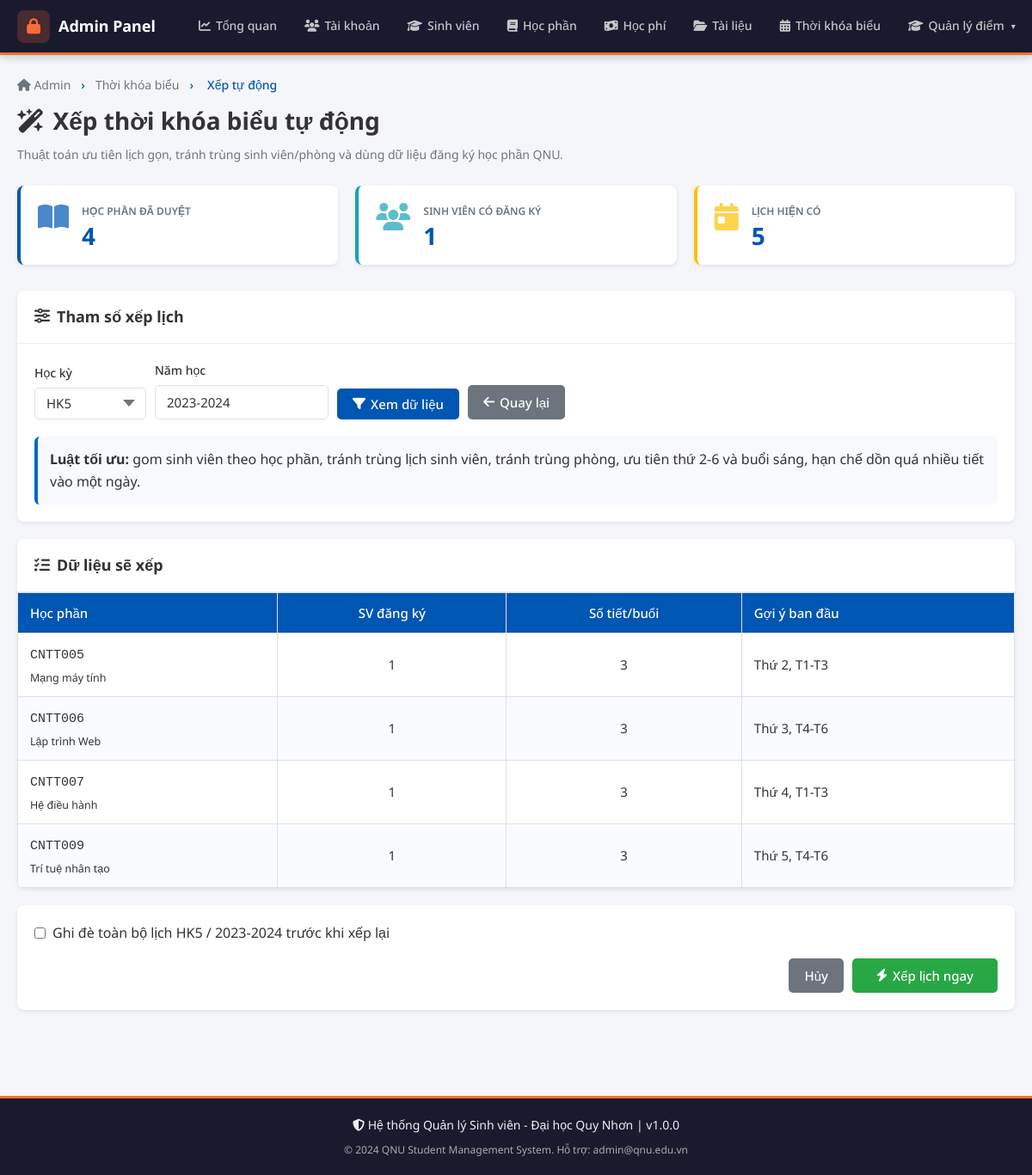
The app's page /admin/thoi_khoa_bieu/optimize.php (signed in) with its own data.
### tables this page shows
CREATE TABLE IF NOT EXISTS `hoc_phan` (
  `id` INT AUTO_INCREMENT PRIMARY KEY,
  `ma_hp` VARCHAR(20) NOT NULL UNIQUE,
  `ten_hp` VARCHAR(150) NOT NULL,
  `so_tin_chi` INT NOT NULL DEFAULT 3,
  `loai` ENUM('Bắt buộc','Tự chọn','Đại cương') DEFAULT 'Bắt buộc',
  `hoc_ky` INT NOT NULL DEFAULT 1,
  `nien_khoa` VARCHAR(20),
  `thu` TINYINT DEFAULT NULL COMMENT '2=Thứ 2, ..., 8=Chủ nhật',
  `tiet_bat_dau` TINYINT DEFAULT NULL,
  `so_tiet` TINYINT DEFAULT NULL,
  `phong_hoc` VARCHAR(50) DEFAULT NULL,
  `giang_vien` VARCHAR(100) DEFAULT NULL,
  `si_so_toi_da` INT DEFAULT 50,
  `si_so_hien_tai` INT DEFAULT 0,
  `ma_hp_tien_quyet` VARCHAR(20) DEFAULT NULL
);

### includes/session.php (called while the page is built, shortened)
<?php
function e(string $str): string {
    return htmlspecialchars($str, ENT_QUOTES, 'UTF-8');
}
function tenThu(int $thu): string {
    $map = [2=>'Thứ 2',3=>'Thứ 3',4=>'Thứ 4',5=>'Thứ 5',6=>'Thứ 6',7=>'Thứ 7',8=>'Chủ nhật'];
    return $map[$thu] ?? "Thứ $thu";
}
?>

### admin/thoi_khoa_bieu/optimize.php (the view, shortened to what this page needs)
<?php
require_once ROOT . '/includes/session.php';
$db = getDB();
$hocKy = max(1, min(8, (int)($_GET['hoc_ky'] ?? HOC_KY_HIEN_TAI)));
$namHoc = trim($_GET['nam_hoc'] ?? NAM_HOC_HIEN_TAI);
function optBlockLength(int $credits): int {
    return 3;
}
$stmt = $db->prepare("
    SELECT
        hp.id AS hoc_phan_id,
        hp.ma_hp,
        hp.ten_hp,
        hp.so_tin_chi,
        GROUP_CONCAT(dk.sinh_vien_id ORDER BY dk.sinh_vien_id) AS student_ids,
        COUNT(*) AS total_students
    FROM dang_ky_hp dk
    JOIN hoc_phan hp ON hp.id = dk.hoc_phan_id
    WHERE dk.hoc_ky = ?
      AND dk.nam_hoc = ?
      AND dk.trang_thai = 'Đã duyệt'
    GROUP BY hp.id, hp.ma_hp, hp.ten_hp, hp.so_tin_chi
    ORDER BY total_students DESC, hp.so_tin_chi DESC, hp.ma_hp ASC
");
$stmt->bind_param('is', $hocKy, $namHoc);
$stmt->execute();
$courseGroups = $stmt->get_result()->fetch_all(MYSQLI_ASSOC);
$existingCountStmt = $db->prepare('SELECT COUNT(*) AS total FROM thoi_khoa_bieu WHERE hoc_ky = ? AND nam_hoc = ?');
$existingCountStmt->bind_param('is', $hocKy, $namHoc);
$existingCountStmt->execute();
$existingCount = (int)$existingCountStmt->get_result()->fetch_assoc()['total'];
$studentCountStmt = $db->prepare("
    SELECT COUNT(DISTINCT sinh_vien_id) AS total
    FROM dang_ky_hp
    WHERE hoc_ky = ? AND nam_hoc = ? AND trang_thai = 'Đã duyệt'
");
$studentCountStmt->bind_param('is', $hocKy, $namHoc);
$studentCountStmt->execute();
$studentCount = (int)$studentCountStmt->get_result()->fetch_assoc()['total'];
$preview = [];
foreach ($courseGroups as $i => $course) {
    $len = optBlockLength((int)$course['so_tin_chi']);
    $day = 2 + ($i % 5);
    $start = ($i % 2 === 0) ? 1 : 4;
    $preview[] = [
        'ma_hp' => $course['ma_hp'],
        'ten_hp' => $course['ten_hp'],
        'students' => (int)$course['total_students'],
        'length' => $len,
        'hint' => tenThu($day) . ', T' . $start . '-T' . ($start + $len - 1),
    ];
}
require_once ROOT . '/includes/admin/header_admin.php';
?>
<?php require_once ROOT . '/includes/admin/navbar_admin.php'; ?>
<div class="admin-wrapper">
  <div class="admin-container">
    <div class="page-title fade-in">
      <div class="breadcrumb">
        <a href="<?= BASE_URL ?>/admin/dashboard.php"><i class="fas fa-home"></i> Admin</a>
        <span>›</span><a href="<?= BASE_URL ?>/admin/thoi_khoa_bieu/index.php">Thời khóa biểu</a>
        <span>›</span><span>Xếp tự động</span>
      </div>
      <h1><i class="fas fa-wand-magic-sparkles"></i> Xếp thời khóa biểu tự động</h1>
      <p>Thuật toán ưu tiên lịch gọn, tránh trùng sinh viên/phòng và dùng dữ liệu đăng ký học phần QNU.</p>
    </div>
    <div class="admin-grid fade-in">
      <div class="stat-card">
        <i class="fas fa-book-open"></i>
        <div>
          <h3>Học phần đã duyệt</h3>
          <div class="stat-value"><?= count($courseGroups) ?></div>
        </div>
      </div>
      <div class="stat-card" style="border-left-color:#17a2b8">
        <i class="fas fa-users" style="color:#17a2b8"></i>
        <div>
          <h3>Sinh viên có đăng ký</h3>
          <div class="stat-value"><?= $studentCount ?></div>
        </div>
      </div>
      <div class="stat-card" style="border-left-color:#ffc107">
        <i class="fas fa-calendar-day" style="color:#ffc107"></i>
        <div>
          <h3>Lịch hiện có</h3>
          <div class="stat-value"><?= $existingCount ?></div>
        </div>
      </div>
    </div>
    <div class="card fade-in">
      <div class="card-header">
        <h3><i class="fas fa-sliders"></i> Tham số xếp lịch</h3>
      </div>
      <div class="card-body" style="padding:20px">
        <form method="GET" class="action-bar" style="align-items:flex-end">
          <div class="form-group" style="margin:0;min-width:130px">
            <label>Học kỳ</label>
            <select name="hoc_ky" class="form-control">
              <?php for ($hk = 1; $hk <= 8; $hk++): ?>
                <option value="<?= $hk ?>" <?= $hocKy === $hk ? 'selected' : '' ?>>HK<?= $hk ?></option>
              <?php endfor; ?>
            </select>
          </div>
          <div class="form-group" style="margin:0;min-width:160px">
            <label>Năm học</label>
            <input type="text" name="nam_hoc" class="form-control" value="<?= e($namHoc) ?>">
          </div>
          <button type="submit" class="btn btn-primary"><i class="fas fa-filter"></i> Xem dữ liệu</button>
          <a href="<?= BASE_URL ?>/admin/thoi_khoa_bieu/index.php?hoc_ky=<?= $hocKy ?>&nam_hoc=<?= urlencode($namHoc) ?>" class="btn btn-secondary">
            <i class="fas fa-arrow-left"></i> Quay lại
          </a>
        </form>
        <div style="background:#f7f9fc;border-left:4px solid #0066cc;border-radius:6px;padding:14px;margin-top:14px">
          <strong>Luật tối ưu:</strong>
          gom sinh viên theo học phần, tránh trùng lịch sinh viên, tránh trùng phòng, ưu tiên thứ 2-6 và buổi sáng, hạn chế dồn quá nhiều tiết vào một ngày.
        </div>
      </div>
    </div>
    <?php if (!$courseGroups): ?>
      <div class="alert alert-info fade-in">
        <i class="fas fa-info-circle"></i>
        Chưa có đăng ký học phần đã duyệt cho HK<?= $hocKy ?> / <?= e($namHoc) ?>.
      </div>
    <?php else: ?>
      <div class="card fade-in">
        <div class="card-header">
          <h3><i class="fas fa-list-check"></i> Dữ liệu sẽ xếp</h3>
        </div>
        <div class="card-body" style="padding:0">
          <div class="table-wrap">
            <table>
              <thead>
                <tr>
                  <th>Học phần</th>
                  <th style="text-align:center">SV đăng ký</th>
                  <th style="text-align:center">Số tiết/buổi</th>
                  <th>Gợi ý ban đầu</th>
                </tr>
              </thead>
              <tbody>
                <?php foreach ($preview as $row): ?>
                  <tr>
                    <td><code><?= e($row['ma_hp']) ?></code><br><small><?= e($row['ten_hp']) ?></small></td>
                    <td style="text-align:center"><?= (int)$row['students'] ?></td>
                    <td style="text-align:center"><?= (int)$row['length'] ?></td>
                    <td><?= e($row['hint']) ?></td>
                  </tr>
                <?php endforeach; ?>
              </tbody>
            </table>
          </div>
        </div>
      </div>
      <div class="card fade-in">
        <div class="card-body" style="padding:20px">
          <form method="POST" onsubmit="return confirm('Bắt đầu xếp thời khóa biểu tự động?')">
            <label style="display:flex;align-items:center;gap:8px;margin-bottom:16px">
              <input type="checkbox" name="replace_existing" value="1">
              Ghi đè toàn bộ lịch HK<?= $hocKy ?> / <?= e($namHoc) ?> trước khi xếp lại
            </label>
            <div style="display:flex;gap:10px;justify-content:flex-end;flex-wrap:wrap">
              <a href="<?= BASE_URL ?>/admin/thoi_khoa_bieu/index.php?hoc_ky=<?= $hocKy ?>&nam_hoc=<?= urlencode($namHoc) ?>" class="btn btn-secondary">Hủy</a>
              <button type="submit" class="btn btn-success" style="padding:10px 28px">
                <i class="fas fa-bolt"></i> Xếp lịch ngay
              </button>
            </div>
          </form>
        </div>
      </div>
    <?php endif; ?>
  </div>
</div>
<?php require_once ROOT . '/includes/admin/footer_admin.php'; ?>
</body>
</html>

### assets/css/style.css (style rules this page uses)
:root { --primary: #0056B3; --primary-dark: #003d80; --primary-light: #e8f0fb; --bg: #F4F6F9; --white: #FFFFFF; --text: #333333; --text-muted: #6C757D; --success: #28A745; --danger: #DC3545; --warning: #FFC107; --info: #17A2B8; --border: #dee2e6; --shadow: 0 2px 8px rgba(0,0,0,.08); --shadow-md: 0 4px 16px rgba(0,0,0,.12); --radius: 8px; --radius-sm: 5px; --sidebar-w: 250px; --header-h: 64px; --transition: .1s ease; --font-sans: 'Noto Sans', 'Roboto', Arial, 'Helvetica Neue', sans-serif; }
*, *::before, *::after { box-sizing: border-box; margin: 0; padding: 0; }
html { scroll-behavior: smooth; }
body { font-family: var(--font-sans); font-size: 16px; color: var(--text); background: var(--bg); line-height: 1.6; text-rendering: optimizeLegibility; -webkit-font-smoothing: antialiased; -moz-osx-font-smoothing: grayscale; }
a { color: var(--primary); text-decoration: none; transition: color var(--transition); }
h1 { font-size: 26px; font-weight: 700; }
h3 { font-size: 18px; font-weight: 700; }
.btn { display: inline-flex; align-items: center; gap: 6px; padding: 8px 18px; font-size: 15px; font-family: var(--font-sans); font-weight: 500; border-radius: var(--radius-sm); border: none; cursor: pointer; transition: background var(--transition), transform .1s, box-shadow var(--transition); white-space: nowrap; }
.btn-primary { background: var(--primary); color: #fff; }
.btn-success { background: var(--success); color: #fff; }
.btn-secondary { background: #6C757D; color: #fff; }
.card { background: var(--white); border-radius: var(--radius); box-shadow: var(--shadow); overflow: hidden; }
.card-header { padding: 16px 20px; border-bottom: 1px solid var(--border); display: flex; align-items: center; justify-content: space-between; gap: 12px; }
.card-header h2, .card-header h3 { margin: 0; color: var(--primary); }
.card-body { padding: 20px; }
.table-wrap { overflow-x: auto; }
table { width: 100%; border-collapse: collapse; font-size: 15px; }
table th, table td { padding: 11px 14px; text-align: left; border: 1px solid var(--border); vertical-align: middle; }
table thead tr { background: var(--primary); color: #fff; }
table thead th { font-weight: 500; }
table tbody tr:nth-child(even) { background: #f9fbff; }
.form-group { margin-bottom: 18px; }
.form-group label { display: block; font-size: 14px; font-weight: 500; margin-bottom: 6px; color: var(--text); }
.form-control { width: 100%; padding: 9px 13px; font-size: 15px; font-family: var(--font-sans); color: var(--text); background: var(--white); border: 1.5px solid var(--border); border-radius: var(--radius-sm); transition: border-color var(--transition), box-shadow var(--transition); outline: none; }
.form-control::placeholder { color: var(--text-muted); }
select.form-control { appearance: none; background-repeat: no-repeat; background-position: right 12px center; padding-right: 32px; }
.page-title { margin-bottom: 22px; }
.page-title h1 { color: var(--primary); font-size: 24px; margin-bottom: 4px; }
.page-title p { color: var(--text-muted); font-size: 14px; }
.page-title .breadcrumb { display: flex; gap: 8px; font-size: 14px; color: var(--text-muted); margin-bottom: 8px; }
.page-title .breadcrumb a { color: var(--text-muted); }
.page-title .breadcrumb span { color: var(--primary); font-weight: 500; }
.stat-card { background: var(--white); border-radius: var(--radius); padding: 20px; box-shadow: var(--shadow); display: flex; align-items: center; gap: 16px; border-left: 4px solid transparent; transition: transform var(--transition), box-shadow var(--transition); }
.stat-value { font-size: 26px; font-weight: 700; line-height: 1; margin-bottom: 4px; }
.fade-in { animation: fadeIn .12s cubic-bezier(0.34, 1.56, 0.64, 1); }

### records on screen
hoc_phan: ma_hp "CNTT005", ten_hp "Mạng máy tính", students "1", so_tin_chi "3", hint "Thứ 2, T1-T3"
hoc_phan: ma_hp "CNTT006", ten_hp "Lập trình Web", students "1", so_tin_chi "3", hint "Thứ 3, T4-T6"
hoc_phan: ma_hp "CNTT007", ten_hp "Hệ điều hành", students "1", so_tin_chi "3", hint "Thứ 4, T1-T3"
hoc_phan: ma_hp "CNTT009", ten_hp "Trí tuệ nhân tạo", students "1", so_tin_chi "3", hint "Thứ 5, T4-T6"

### other values on screen
count($courseGroups) "4"
$studentCount "1"
$existingCount "5"
$hocKy "5"
$namHoc "2023-2024"
APP_VERSION "1.0.0"
